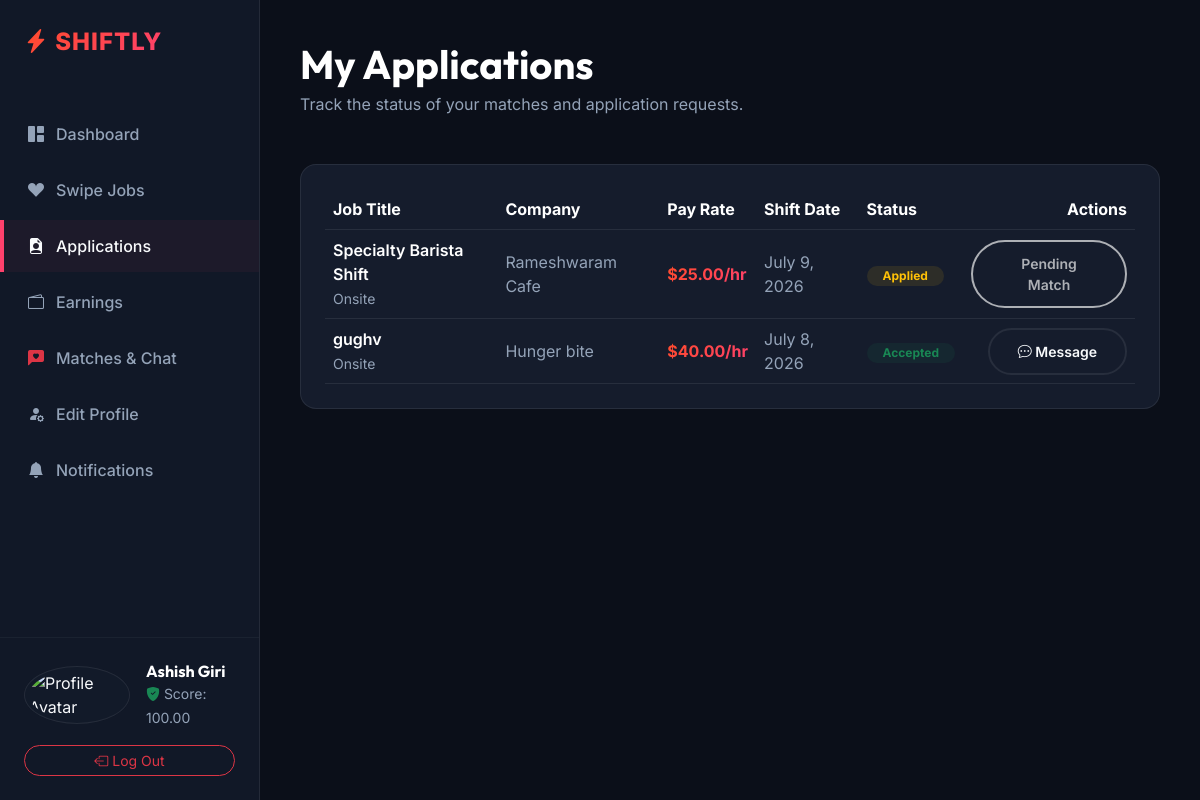
Before: /api/v1/students/applications/ (signed in) with the older database file.
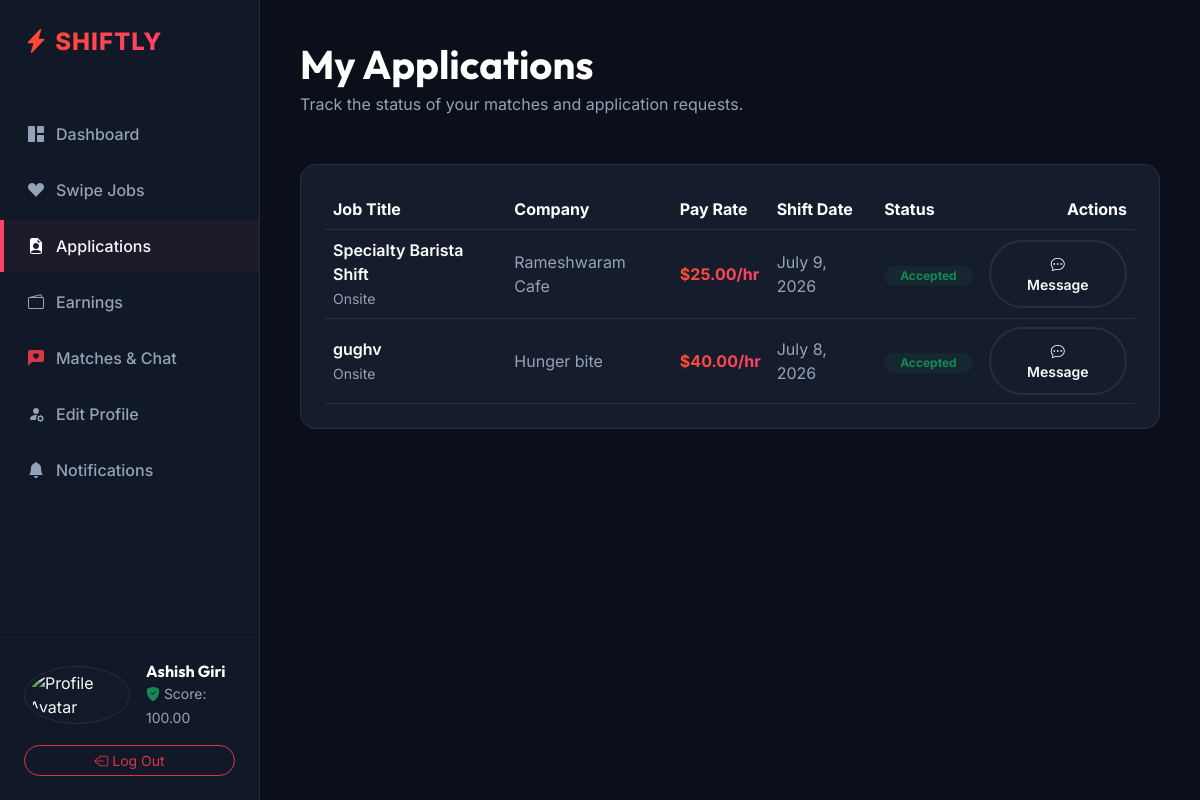
After: the same page with the newer database file.
### matches/models.py (models this page shows, shortened)
class JobApplication(models.Model):
    class ApplicationStatus(models.TextChoices):
        APPLIED = 'applied', 'Applied'
        SHORTLISTED = 'shortlisted', 'Shortlisted'
        OFFERED = 'offered', 'Offered'
        ACCEPTED = 'accepted', 'Accepted'
        REJECTED = 'rejected', 'Rejected'
        WITHDRAWN = 'withdrawn', 'Withdrawn'
        CLOSED = 'closed', 'Closed'
    match = models.OneToOneField(Match, on_delete=models.SET_NULL, null=True, blank=True, related_name='application')
    student = models.ForeignKey(StudentProfile, on_delete=models.RESTRICT, related_name='applications')
    job = models.ForeignKey(JobPosting, on_delete=models.RESTRICT, related_name='applications')
    status = models.CharField(max_length=20, choices=ApplicationStatus.choices, default=ApplicationStatus.APPLIED)
    cover_letter = models.TextField(blank=True, null=True)
    created_at = models.DateTimeField(auto_now_add=True)
    updated_at = models.DateTimeField(auto_now=True)

### jobs/models.py (models this page shows, shortened)
class JobPosting(models.Model):
    class WorkType(models.TextChoices):
        REMOTE = 'remote', 'Remote'
        HYBRID = 'hybrid', 'Hybrid'
        ONSITE = 'onsite', 'Onsite'
    class RateType(models.TextChoices):
        HOURLY = 'hourly', 'Hourly'
        FIXED = 'fixed', 'Fixed'
    class JobStatus(models.TextChoices):
        DRAFT = 'draft', 'Draft'
        ACTIVE = 'active', 'Active'
        FILLED = 'filled', 'Filled'
        ARCHIVED = 'archived', 'Archived'
        CANCELLED = 'cancelled', 'Cancelled'
    uuid = models.UUIDField(default=uuid.uuid4, editable=False, unique=True)
    business = models.ForeignKey(BusinessProfile, on_delete=models.RESTRICT, related_name='jobs')
    title = models.CharField(max_length=255)
    description = models.TextField()
    work_type = models.CharField(max_length=20, choices=WorkType.choices, default=WorkType.ONSITE)
    location_name = models.CharField(max_length=255)
    latitude = models.DecimalField(max_digits=10, decimal_places=8)
    longitude = models.DecimalField(max_digits=11, decimal_places=8)
    base_pay = models.DecimalField(max_digits=10, decimal_places=2)
    rate_type = models.CharField(max_length=20, choices=RateType.choices, default=RateType.HOURLY)
    start_date = models.DateField()
    end_date = models.DateField()
    shift_start_time = models.TimeField()
    shift_end_time = models.TimeField()
    slots_available = models.PositiveIntegerField(default=1)
    slots_filled = models.PositiveIntegerField(default=0)
    status = models.CharField(max_length=20, choices=JobStatus.choices, default=JobStatus.DRAFT)
    created_at = models.DateTimeField(auto_now_add=True)
    updated_at = models.DateTimeField(auto_now=True)

### businesses/models.py (models this page shows, shortened)
class BusinessProfile(models.Model):
    class VerificationStatus(models.TextChoices):
        PENDING = 'pending', 'Pending'
        VERIFIED = 'verified', 'Verified'
        REJECTED = 'rejected', 'Rejected'
    user = models.OneToOneField(settings.AUTH_USER_MODEL, on_delete=models.CASCADE, related_name='business_profile')
    company_name = models.CharField(max_length=150)
    company_logo_url = models.URLField(max_length=255, blank=True, null=True)
    website_url = models.URLField(max_length=255, blank=True, null=True)
    description = models.TextField(blank=True, null=True)
    industry = models.CharField(max_length=100)
    business_registration_no = models.CharField(max_length=50, unique=True)
    tax_id = models.CharField(max_length=50, blank=True, null=True)
    verification_status = models.CharField(
        max_length=20,
        choices=VerificationStatus.choices,
        default=VerificationStatus.PENDING
    )
    reputation_score = models.DecimalField(max_digits=5, decimal_places=2, default=100.00)
    latitude = models.DecimalField(max_digits=10, decimal_places=8, null=True, blank=True)
    longitude = models.DecimalField(max_digits=11, decimal_places=8, null=True, blank=True)
    created_at = models.DateTimeField(auto_now_add=True)
    updated_at = models.DateTimeField(auto_now=True)

### students/views.py (the view)
# urls.py: path('applications/', ApplicationsListView.as_view(), name='student_applications'),
class ApplicationsListView(StudentRequiredMixin, ListView):
    template_name = 'students/applications.html'
    context_object_name = 'applications'
    def get_queryset(self):
        profile = get_object_or_404(StudentProfile, user=self.request.user)
        return JobApplication.objects.filter(student=profile).select_related('job__business').order_by('-created_at')

### students/views.py (called while the page is built)
    def dispatch(self, request, *args, **kwargs):
        if not request.user.is_authenticated:
            return self.handle_no_permission()
        if request.user.role != 'student' or not request.user.is_active or request.user.status != User.AccountStatus.APPROVED:
            raise PermissionDenied("Only approved students can access this area.")
        return super().dispatch(request, *args, **kwargs)

### templates/students/applications.html (shortened to what this page needs)
{% extends 'students/base.html' %}
{% block content %}
<div class="container-fluid p-0">
    <div class="mb-5">
        <h1 class="text-white mb-1">My Applications</h1>
        <p class="text-muted mb-0">Track the status of your matches and application requests.</p>
    </div>
    <div class="dash-card p-4">
        {% if applications %}
            <div class="table-responsive">
                <table class="table table-dark table-hover align-middle mb-0" style="--bs-table-bg: transparent; --bs-table-border-color: var(--dark-border);">
                    <thead>
                        <tr class="text-muted">
                            <th>Job Title</th>
                            <th>Company</th>
                            <th>Pay Rate</th>
                            <th>Shift Date</th>
                            <th>Status</th>
                            <th class="text-end">Actions</th>
                        </tr>
                    </thead>
                    <tbody>
                        {% for app in applications %}
                            <tr>
                                <td>
                                    <div class="fw-semibold text-white">{{ app.job.title }}</div>
                                    <small class="text-muted">{{ app.job.work_type|capfirst }}</small>
                                </td>
                                <td class="text-muted">{{ app.job.business.company_name }}</td>
                                <td>
                                    <span class="text-gradient-coral fw-bold">${{ app.job.base_pay }}/hr</span>
                                </td>
                                <td class="text-muted">
                                    {{ app.job.start_date }}
                                </td>
                                <td>
                                    <span class="badge
                                        {% if app.status == 'accepted' or app.status == 'offered' %}bg-success
                                        {% elif app.status == 'applied' or app.status == 'shortlisted' %}bg-warning
                                        {% else %}bg-secondary{% endif %}
                                        bg-opacity-10
                                        text-{% if app.status == 'accepted' or app.status == 'offered' %}success{% elif app.status == 'applied' or app.status == 'shortlisted' %}warning{% else %}secondary{% endif %}
                                        px-3 py-1.5 rounded-pill">
                                        {{ app.status|capfirst }}
                                    </span>
                                </td>
                                <td class="text-end">
                                    {% if app.match %}
                                        <a href="#" class="btn btn-premium-outline btn-sm rounded-pill"><i class="bi bi-chat-dots"></i> Message</a>
                                    {% else %}
                                        <button class="btn btn-premium-outline btn-sm rounded-pill" disabled>Pending Match</button>
                                    {% endif %}
                                </td>
                            </tr>
                        {% endfor %}
                    </tbody>
                </table>
            </div>
        {% endif %}
    </div>
</div>
{% endblock %}

Changed rows visible on the page:
changed JobApplication "Specialty Barista Shift": status "Applied" → "Accepted"; match_id "Pending Match" → "Message"
